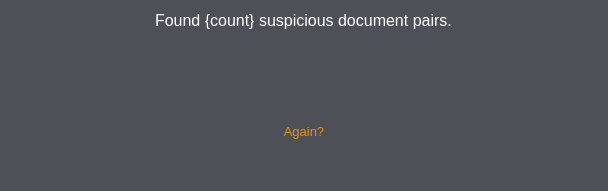
<?xml version="1.0" encoding="UTF-8"?>
<ui version="4.0">
    <class>results_widget</class>
    <widget class="QWidget" name="results_widget">
        <property name="geometry">
            <rect>
                <x>0</x>
                <y>0</y>
                <width>608</width>
                <height>191</height>
            </rect>
        </property>
        <property name="windowTitle">
            <string>Form</string>
        </property>
        <property name="styleSheet">
            <string notr="true">background-color: rgb(77, 80, 87);</string>
        </property>
        <layout class="QVBoxLayout" name="verticalLayout">
            <item alignment="Qt::AlignHCenter">
                <widget class="QLabel" name="doc_pairs_label">
                    <property name="styleSheet">
                        <string notr="true">color: rgb(255, 255, 255);
                            font-size: 12pt;
                            margin-bottom: 10;
                        </string>
                    </property>
                    <property name="text">
                        <string>Found {count} suspicious document pairs.</string>
                    </property>
                </widget>
            </item>
            <item alignment="Qt::AlignHCenter|Qt::AlignTop">
                <widget class="QTableView" name="results_table">
                    <property name="palette">
                        <palette>
                            <active>
                                <colorrole role="Button">
                                    <brush brushstyle="SolidPattern">
                                        <color alpha="255">
                                            <red>77</red>
                                            <green>80</green>
                                            <blue>87</blue>
                                        </color>
                                    </brush>
                                </colorrole>
                                <colorrole role="Base">
                                    <brush brushstyle="SolidPattern">
                                        <color alpha="255">
                                            <red>77</red>
                                            <green>80</green>
                                            <blue>87</blue>
                                        </color>
                                    </brush>
                                </colorrole>
                                <colorrole role="Window">
                                    <brush brushstyle="SolidPattern">
                                        <color alpha="255">
                                            <red>77</red>
                                            <green>80</green>
                                            <blue>87</blue>
                                        </color>
                                    </brush>
                                </colorrole>
                                <colorrole role="Highlight">
                                    <brush brushstyle="SolidPattern">
                                        <color alpha="255">
                                            <red>109</red>
                                            <green>119</green>
                                            <blue>130</blue>
                                        </color>
                                    </brush>
                                </colorrole>
                                <colorrole role="HighlightedText">
                                    <brush brushstyle="SolidPattern">
                                        <color alpha="255">
                                            <red>0</red>
                                            <green>0</green>
                                            <blue>0</blue>
                                        </color>
                                    </brush>
                                </colorrole>
                            </active>
                            <inactive>
                                <colorrole role="Button">
                                    <brush brushstyle="SolidPattern">
                                        <color alpha="255">
                                            <red>77</red>
                                            <green>80</green>
                                            <blue>87</blue>
                                        </color>
                                    </brush>
                                </colorrole>
                                <colorrole role="Base">
                                    <brush brushstyle="SolidPattern">
                                        <color alpha="255">
                                            <red>77</red>
                                            <green>80</green>
                                            <blue>87</blue>
                                        </color>
                                    </brush>
                                </colorrole>
                                <colorrole role="Window">
                                    <brush brushstyle="SolidPattern">
                                        <color alpha="255">
                                            <red>77</red>
                                            <green>80</green>
                                            <blue>87</blue>
                                        </color>
                                    </brush>
                                </colorrole>
                                <colorrole role="Highlight">
                                    <brush brushstyle="SolidPattern">
                                        <color alpha="255">
                                            <red>109</red>
                                            <green>119</green>
                                            <blue>130</blue>
                                        </color>
                                    </brush>
                                </colorrole>
                                <colorrole role="HighlightedText">
                                    <brush brushstyle="SolidPattern">
                                        <color alpha="255">
                                            <red>0</red>
                                            <green>0</green>
                                            <blue>0</blue>
                                        </color>
                                    </brush>
                                </colorrole>
                            </inactive>
                            <disabled>
                                <colorrole role="Button">
                                    <brush brushstyle="SolidPattern">
                                        <color alpha="255">
                                            <red>77</red>
                                            <green>80</green>
                                            <blue>87</blue>
                                        </color>
                                    </brush>
                                </colorrole>
                                <colorrole role="Base">
                                    <brush brushstyle="SolidPattern">
                                        <color alpha="255">
                                            <red>77</red>
                                            <green>80</green>
                                            <blue>87</blue>
                                        </color>
                                    </brush>
                                </colorrole>
                                <colorrole role="Window">
                                    <brush brushstyle="SolidPattern">
                                        <color alpha="255">
                                            <red>77</red>
                                            <green>80</green>
                                            <blue>87</blue>
                                        </color>
                                    </brush>
                                </colorrole>
                                <colorrole role="Highlight">
                                    <brush brushstyle="SolidPattern">
                                        <color alpha="255">
                                            <red>0</red>
                                            <green>120</green>
                                            <blue>215</blue>
                                        </color>
                                    </brush>
                                </colorrole>
                                <colorrole role="HighlightedText">
                                    <brush brushstyle="SolidPattern">
                                        <color alpha="255">
                                            <red>0</red>
                                            <green>0</green>
                                            <blue>0</blue>
                                        </color>
                                    </brush>
                                </colorrole>
                            </disabled>
                        </palette>
                    </property>
                    <property name="frameShape">
                        <enum>QFrame::NoFrame</enum>
                    </property>
                    <property name="sizeAdjustPolicy">
                        <enum>QAbstractScrollArea::AdjustToContents</enum>
                    </property>
                    <property name="editTriggers">
                        <set>QAbstractItemView::NoEditTriggers</set>
                    </property>
                    <property name="tabKeyNavigation">
                        <bool>true</bool>
                    </property>
                    <property name="selectionMode">
                        <enum>QAbstractItemView::SingleSelection</enum>
                    </property>
                    <property name="selectionBehavior">
                        <enum>QAbstractItemView::SelectRows</enum>
                    </property>
                    <attribute name="horizontalHeaderStretchLastSection">
                        <bool>false</bool>
                    </attribute>
                    <attribute name="verticalHeaderVisible">
                        <bool>false</bool>
                    </attribute>
                </widget>
            </item>
            <item alignment="Qt::AlignHCenter|Qt::AlignTop">
                <widget class="QPushButton" name="again_button_res">
                    <property name="sizePolicy">
                        <sizepolicy hsizetype="Preferred" vsizetype="Preferred">
                            <horstretch>0</horstretch>
                            <verstretch>0</verstretch>
                        </sizepolicy>
                    </property>
                    <property name="font">
                        <font>
                            <pointsize>10</pointsize>
                        </font>
                    </property>
                    <property name="styleSheet">
                        <string notr="true">QPushButton {
                            color: #f28d01;
                            }

                            :hover{
                            color: #b56900;
                            }
                        </string>
                    </property>
                    <property name="text">
                        <string>Again?</string>
                    </property>
                    <property name="flat">
                        <bool>true</bool>
                    </property>
                </widget>
            </item>
            <item>
                <spacer name="again_bottom_spacer_res">
                    <property name="orientation">
                        <enum>Qt::Vertical</enum>
                    </property>
                    <property name="sizeHint" stdset="0">
                        <size>
                            <width>20</width>
                            <height>65</height>
                        </size>
                    </property>
                </spacer>
            </item>
        </layout>
    </widget>
    <resources/>
    <connections/>
</ui>
